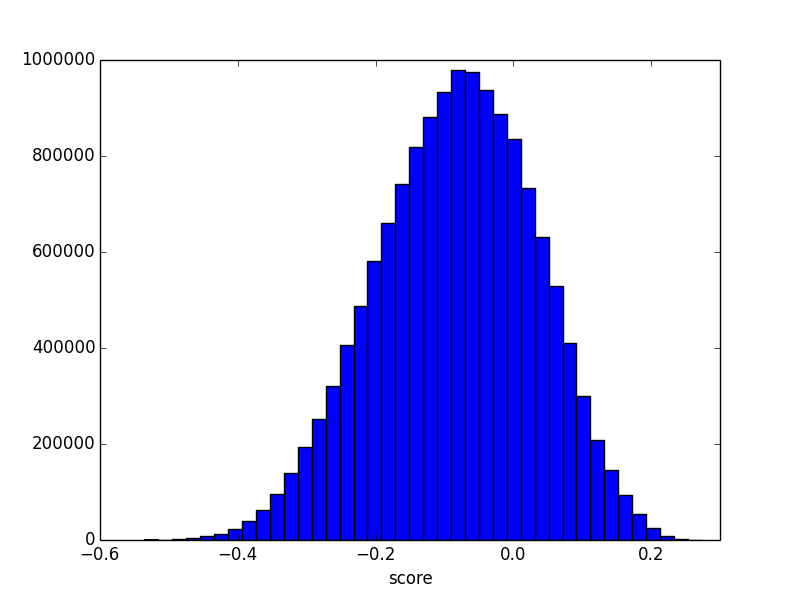

Reproduce this figure in Python.
#
# Draw score histogram
#

from numpy import *
import pylab as plt
import sys


argvs = sys.argv

score_list = []
for line in open("zoningplanner/zone_exhaustive_scores.txt", 'r'):
	score_list.append(float(line))
plt.hist(score_list, bins=40)
plt.xlabel("score");
plt.savefig("score_histogram.png")
plt.show()

